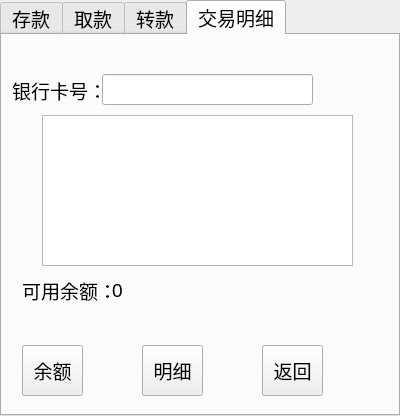
<?xml version="1.0" encoding="UTF-8"?>
<ui version="4.0">
 <class>user</class>
 <widget class="QWidget" name="user">
  <property name="geometry">
   <rect>
    <x>0</x>
    <y>0</y>
    <width>400</width>
    <height>416</height>
   </rect>
  </property>
  <property name="windowTitle">
   <string>Form</string>
  </property>
  <widget class="QTabWidget" name="tabWidget_user">
   <property name="geometry">
    <rect>
     <x>0</x>
     <y>0</y>
     <width>400</width>
     <height>416</height>
    </rect>
   </property>
   <property name="font">
    <font>
     <pointsize>14</pointsize>
    </font>
   </property>
   <property name="currentIndex">
    <number>3</number>
   </property>
   <widget class="QWidget" name="tab">
    <attribute name="title">
     <string>存款</string>
    </attribute>
    <widget class="QLabel" name="label_saving_bankcard_number">
     <property name="geometry">
      <rect>
       <x>20</x>
       <y>60</y>
       <width>91</width>
       <height>31</height>
      </rect>
     </property>
     <property name="font">
      <font>
       <pointsize>14</pointsize>
      </font>
     </property>
     <property name="text">
      <string>银行卡号：</string>
     </property>
    </widget>
    <widget class="QLabel" name="label_saving_amount_money">
     <property name="geometry">
      <rect>
       <x>20</x>
       <y>150</y>
       <width>91</width>
       <height>41</height>
      </rect>
     </property>
     <property name="text">
      <string>存款金额：</string>
     </property>
    </widget>
    <widget class="QLineEdit" name="lineEdit_saving_bankcard_number">
     <property name="geometry">
      <rect>
       <x>110</x>
       <y>60</y>
       <width>221</width>
       <height>31</height>
      </rect>
     </property>
    </widget>
    <widget class="QLineEdit" name="lineEdit_saving_amount_money">
     <property name="geometry">
      <rect>
       <x>110</x>
       <y>160</y>
       <width>221</width>
       <height>31</height>
      </rect>
     </property>
    </widget>
    <widget class="QPushButton" name="pushButton_saving_ok">
     <property name="geometry">
      <rect>
       <x>44</x>
       <y>290</y>
       <width>81</width>
       <height>61</height>
      </rect>
     </property>
     <property name="text">
      <string>确认</string>
     </property>
    </widget>
    <widget class="QPushButton" name="pushButton_saving_back">
     <property name="geometry">
      <rect>
       <x>220</x>
       <y>290</y>
       <width>81</width>
       <height>61</height>
      </rect>
     </property>
     <property name="text">
      <string>返回</string>
     </property>
    </widget>
   </widget>
   <widget class="QWidget" name="tab_2">
    <attribute name="title">
     <string>取款</string>
    </attribute>
    <widget class="QLabel" name="label_draw_bankcard_number">
     <property name="geometry">
      <rect>
       <x>10</x>
       <y>60</y>
       <width>91</width>
       <height>31</height>
      </rect>
     </property>
     <property name="text">
      <string>银行卡号：</string>
     </property>
    </widget>
    <widget class="QLabel" name="label_draw_take_money">
     <property name="geometry">
      <rect>
       <x>13</x>
       <y>150</y>
       <width>91</width>
       <height>31</height>
      </rect>
     </property>
     <property name="text">
      <string>取款金额：</string>
     </property>
    </widget>
    <widget class="QLineEdit" name="lineEdit">
     <property name="geometry">
      <rect>
       <x>110</x>
       <y>60</y>
       <width>231</width>
       <height>31</height>
      </rect>
     </property>
    </widget>
    <widget class="QLineEdit" name="lineEdit_draw_take_money">
     <property name="geometry">
      <rect>
       <x>110</x>
       <y>150</y>
       <width>231</width>
       <height>31</height>
      </rect>
     </property>
    </widget>
    <widget class="QPushButton" name="pushButton_draw_ok">
     <property name="geometry">
      <rect>
       <x>30</x>
       <y>270</y>
       <width>75</width>
       <height>61</height>
      </rect>
     </property>
     <property name="text">
      <string>确认</string>
     </property>
    </widget>
    <widget class="QPushButton" name="pushButton_draw_back">
     <property name="geometry">
      <rect>
       <x>220</x>
       <y>270</y>
       <width>75</width>
       <height>61</height>
      </rect>
     </property>
     <property name="text">
      <string>返回</string>
     </property>
    </widget>
   </widget>
   <widget class="QWidget" name="tab_3">
    <attribute name="title">
     <string>转款</string>
    </attribute>
    <widget class="QLabel" name="label_change_bankcard_number">
     <property name="geometry">
      <rect>
       <x>10</x>
       <y>60</y>
       <width>101</width>
       <height>31</height>
      </rect>
     </property>
     <property name="text">
      <string>银行卡号：</string>
     </property>
    </widget>
    <widget class="QLabel" name="label_other_bankcard_number">
     <property name="geometry">
      <rect>
       <x>10</x>
       <y>120</y>
       <width>101</width>
       <height>31</height>
      </rect>
     </property>
     <property name="text">
      <string>转向卡号：</string>
     </property>
    </widget>
    <widget class="QLabel" name="label_change_transfer_money">
     <property name="geometry">
      <rect>
       <x>10</x>
       <y>190</y>
       <width>101</width>
       <height>31</height>
      </rect>
     </property>
     <property name="text">
      <string>转账金额：</string>
     </property>
    </widget>
    <widget class="QLineEdit" name="lineEdit_change_bankcard_number">
     <property name="geometry">
      <rect>
       <x>100</x>
       <y>60</y>
       <width>201</width>
       <height>31</height>
      </rect>
     </property>
    </widget>
    <widget class="QLineEdit" name="lineEdit_other_bankcard_number">
     <property name="geometry">
      <rect>
       <x>100</x>
       <y>120</y>
       <width>201</width>
       <height>31</height>
      </rect>
     </property>
    </widget>
    <widget class="QLineEdit" name="lineEdit_change_transfer_money">
     <property name="geometry">
      <rect>
       <x>100</x>
       <y>190</y>
       <width>201</width>
       <height>31</height>
      </rect>
     </property>
    </widget>
    <widget class="QPushButton" name="pushButton_change_ok">
     <property name="geometry">
      <rect>
       <x>30</x>
       <y>290</y>
       <width>75</width>
       <height>61</height>
      </rect>
     </property>
     <property name="text">
      <string>确认</string>
     </property>
    </widget>
    <widget class="QPushButton" name="pushButton_change_back">
     <property name="geometry">
      <rect>
       <x>220</x>
       <y>290</y>
       <width>75</width>
       <height>61</height>
      </rect>
     </property>
     <property name="text">
      <string>返回</string>
     </property>
    </widget>
   </widget>
   <widget class="QWidget" name="tab_4">
    <attribute name="title">
     <string>交易明细</string>
    </attribute>
    <widget class="QLabel" name="label_trade_bankcard_number">
     <property name="geometry">
      <rect>
       <x>10</x>
       <y>40</y>
       <width>101</width>
       <height>31</height>
      </rect>
     </property>
     <property name="text">
      <string>银行卡号：</string>
     </property>
    </widget>
    <widget class="QLabel" name="label_trade_balance">
     <property name="geometry">
      <rect>
       <x>20</x>
       <y>240</y>
       <width>91</width>
       <height>31</height>
      </rect>
     </property>
     <property name="text">
      <string>可用余额：</string>
     </property>
    </widget>
    <widget class="QPushButton" name="pushButton_trade_balance">
     <property name="geometry">
      <rect>
       <x>20</x>
       <y>310</y>
       <width>61</width>
       <height>51</height>
      </rect>
     </property>
     <property name="text">
      <string>余额</string>
     </property>
    </widget>
    <widget class="QPushButton" name="pushButton_trade_detail">
     <property name="geometry">
      <rect>
       <x>140</x>
       <y>310</y>
       <width>61</width>
       <height>51</height>
      </rect>
     </property>
     <property name="text">
      <string>明细</string>
     </property>
    </widget>
    <widget class="QPushButton" name="pushButton_trade_back">
     <property name="geometry">
      <rect>
       <x>260</x>
       <y>310</y>
       <width>61</width>
       <height>51</height>
      </rect>
     </property>
     <property name="text">
      <string>返回</string>
     </property>
    </widget>
    <widget class="QTextEdit" name="textEdit_trade_text">
     <property name="geometry">
      <rect>
       <x>40</x>
       <y>80</y>
       <width>311</width>
       <height>151</height>
      </rect>
     </property>
     <property name="html">
      <string>&lt;!DOCTYPE HTML PUBLIC &quot;-//W3C//DTD HTML 4.0//EN&quot; &quot;http://www.w3.org/TR/REC-html40/strict.dtd&quot;&gt;
&lt;html&gt;&lt;head&gt;&lt;meta name=&quot;qrichtext&quot; content=&quot;1&quot; /&gt;&lt;style type=&quot;text/css&quot;&gt;
p, li { white-space: pre-wrap; }
&lt;/style&gt;&lt;/head&gt;&lt;body style=&quot; font-family:'SimSun'; font-size:14pt; font-weight:400; font-style:normal;&quot;&gt;
&lt;p style=&quot;-qt-paragraph-type:empty; margin-top:0px; margin-bottom:0px; margin-left:0px; margin-right:0px; -qt-block-indent:0; text-indent:0px;&quot;&gt;&lt;br /&gt;&lt;/p&gt;&lt;/body&gt;&lt;/html&gt;</string>
     </property>
    </widget>
    <widget class="QLineEdit" name="lineEdit_detail_card">
     <property name="geometry">
      <rect>
       <x>100</x>
       <y>39</y>
       <width>211</width>
       <height>31</height>
      </rect>
     </property>
    </widget>
    <widget class="QLabel" name="label">
     <property name="geometry">
      <rect>
       <x>110</x>
       <y>245</y>
       <width>61</width>
       <height>21</height>
      </rect>
     </property>
     <property name="text">
      <string>0</string>
     </property>
    </widget>
   </widget>
  </widget>
 </widget>
 <resources/>
 <connections/>
</ui>
